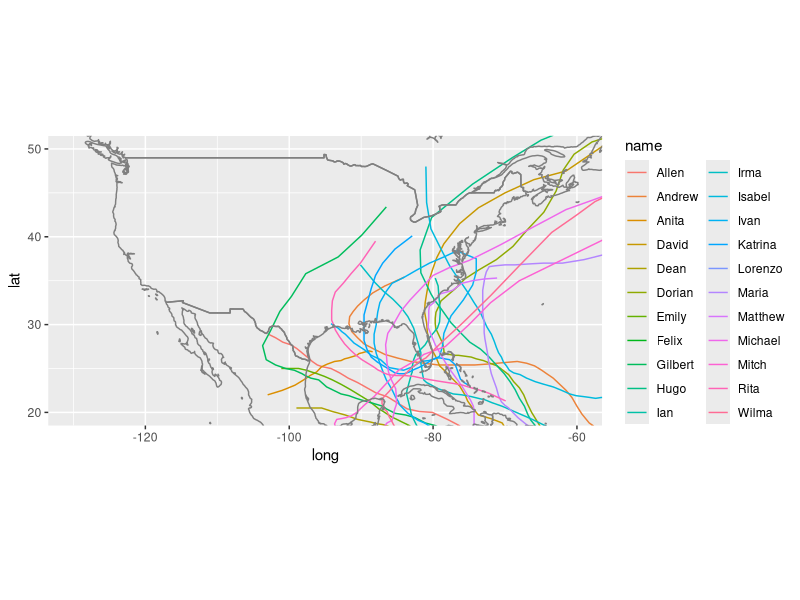

Write R code to recreate this figure.
## ---- chunk 1
knitr::opts_chunk$set(echo = TRUE)
library(tidyverse)
## ---- chunk 2
storms %>%
  group_by(name,year) %>%
  filter(max(category,na.rm=T)==5) %>%
  ggplot(aes(long,lat,color=name)) +
  geom_path() +
  borders("world") +
  coord_quickmap(xlim=c(-130,-60),
                 ylim=c(20,50))
